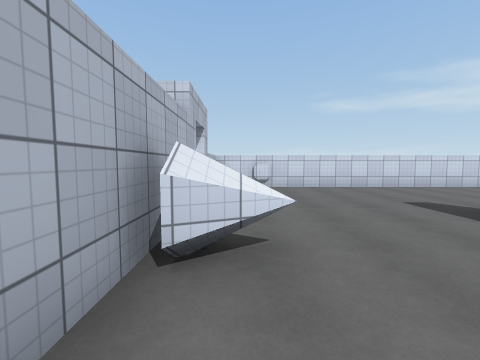
view 1 (above)

21 first-person views from a walk through a 3-D level made in the Unity game engine. The camera is 1.5 m above the floor, tilts 4° down and sees 90° across. Doors are open. The floor is counted in squares, 2 m on a side. Each view is taken from the middle of a square. On the plan, view 1 faces up. The plan holds only what a view shows up to about 9 squares ahead; the rest is blank. The place goes on beyond the plan. The player is left out. Surface patterns are stand-ins for the level's own textures.

view 2
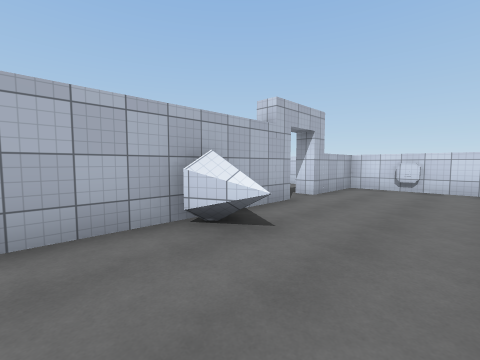

view 3
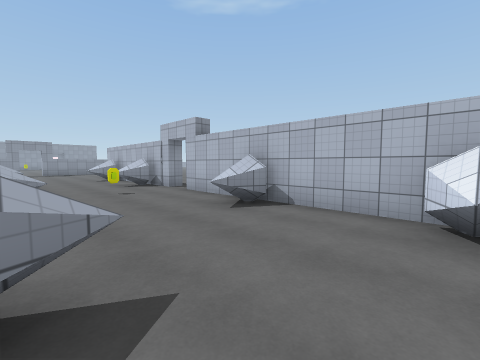

view 4
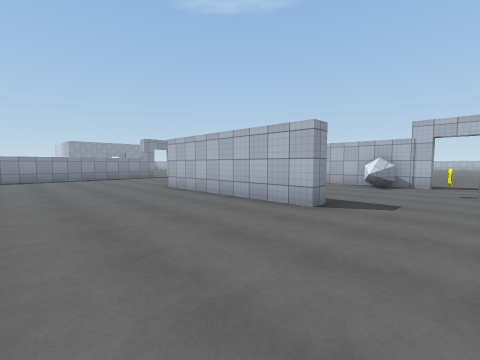

view 5
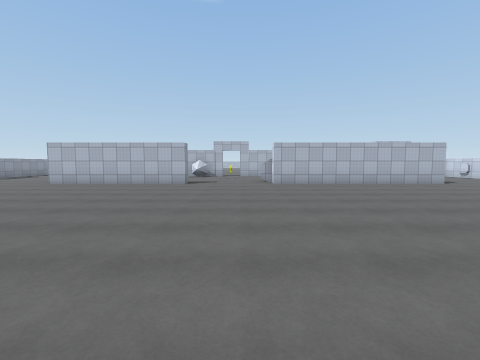

view 6
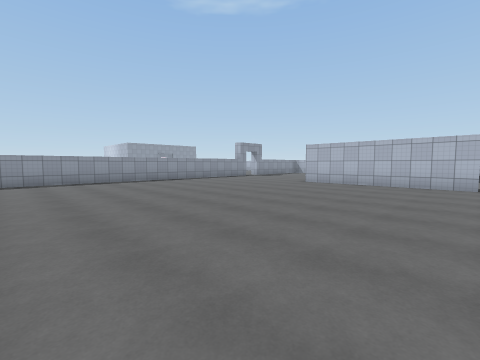

view 7
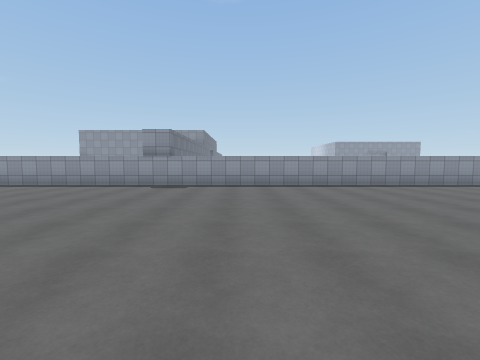

view 8
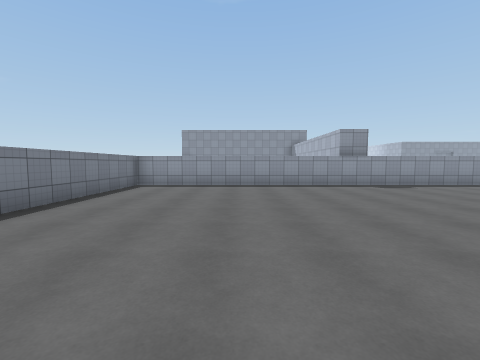

view 9
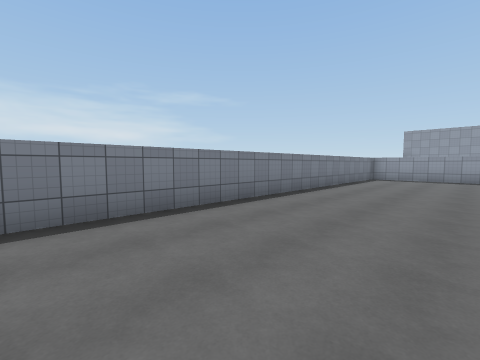

view 10
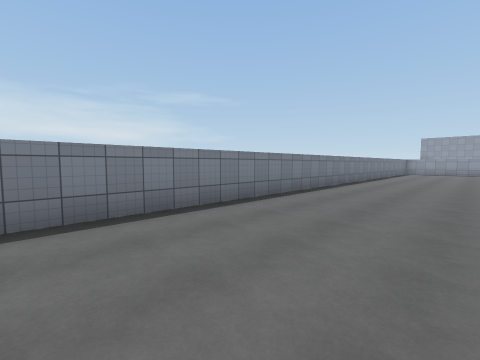

view 11
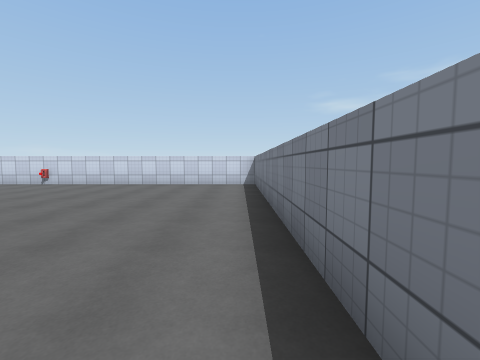

view 12
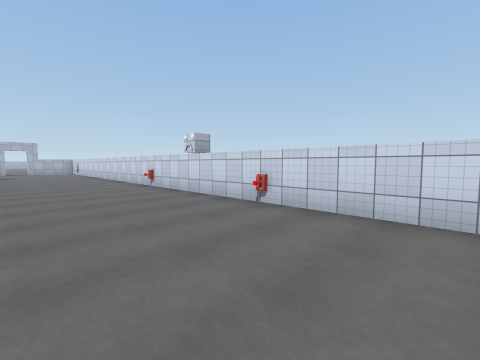

view 13
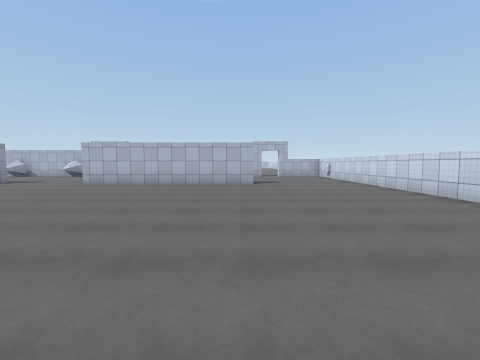

view 14
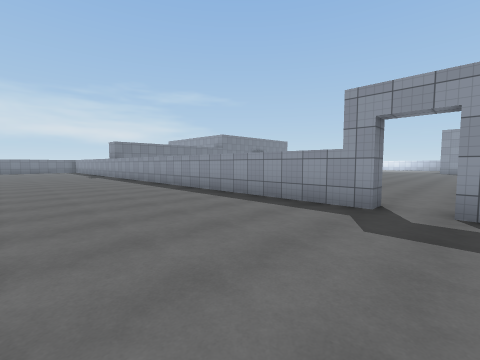

view 15
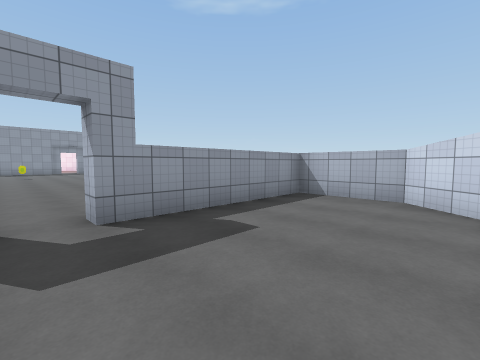

view 16
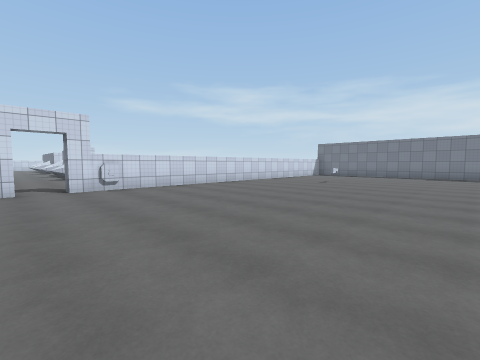

view 17
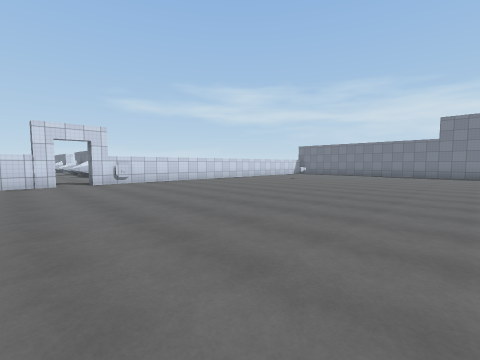

view 18
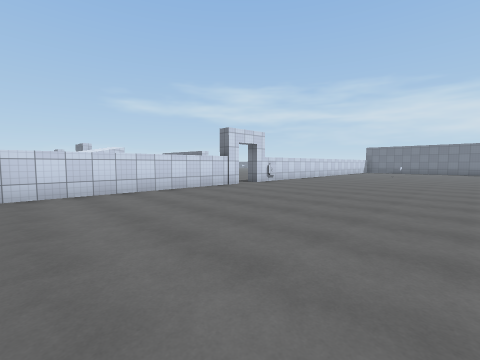

view 19
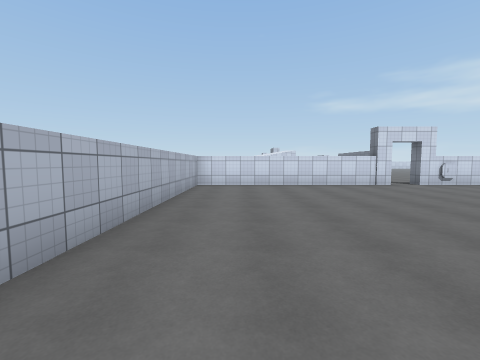

view 20
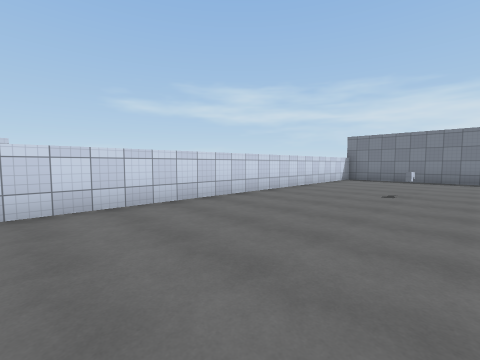

view 21
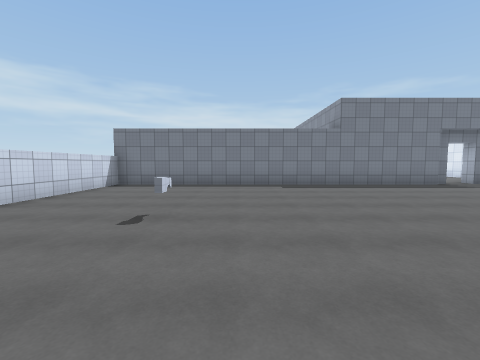

### Floor plan
Points are (right, up) in squares from view 1. A wall is a line through its corners. A room is listed if a view was taken in it or the views show most of it. See-through windows are left out.
Room 1 (views 1, 2, 3, 4, 5, 6, 7, 8, 9, 10, 11, 12, 13, 14, 15)
walls: (3.6, -6) (4.2, -6) (4.2, -11); (2.4, -2.8) (3, -2.5); (2.5, 0.5) (3.1, 0.7); (4.2, 3.5) (4.2, -2.8); (-0.6, -5.8) (0.4, -6.2); (-0.8, -5) (-0.8, -8); (0.5, 2) (-0.5, 1.5); (-0.6, -0.8) (0.5, -1.3); (-0.8, 4.3) (-0.8, -4); (2.2, -16.2) (23.5, -16.2) (23.5, 7.1); (23.6, 7.6) (-0.8, 7.6) (-0.8, 5.2); (-2.4, -12.9) (-3.4, -14) (-3.4, -16.2) (1.2, -16.2)
ways out: open door at (1.5, -16.5) to room 2; open door at (-1, -4.5); open door at (-1, 4.5)
objects: other object (16, 7)
Room 2 (views 16, 17, 18, 19, 20, 21)
walls: (10.6, -20) (10, -20); (1.2, -16.7) (-5.5, -16.7) (-5.5, -23.6); (15.5, -26.5) (15.5, -16.7) (2.2, -16.7)
ways out: open door at (1.5, -16.5) to room 1

Positions as (right, up) in squares from view 1, and headings:
1: (0, 0), facing up
2: (2, 0), facing up-left
3: (3, 2), facing down-left
4: (8, -4), facing down-left
5: (13, -4), facing left
6: (13, -6), facing down-left
7: (13, -8), facing down
8: (20, -8), facing down
9: (20, -4), facing down-right
10: (20, 3), facing down-right
11: (23, -1), facing up
12: (19, 4), facing up-left
13: (13, 3), facing left
14: (1, -12), facing down-right
15: (2, -13), facing down-left
16: (1, -24), facing up-right
17: (0, -26), facing up-right
18: (-5, -23), facing up-right
19: (-4, -25), facing up
20: (4, -21), facing up-right
21: (7, -21), facing right
